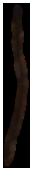
#> input picture UV_synthesis/back_stripes/back_r/r4.png, 38 x 170 px, found by its file name
$ python back_r4.py
#> lines starting #> are read from the running program, lines starting #| are printed output that depends on the picture; after the words box and inside, x2 and y2 are one past the last pixel; in counts of white or black regions, pixels touching at a corner belong together
'''
r1
'''

import cv2
import numpy as np
import math
import matplotlib.pyplot as plt

def localTranslationWarpFastWithStrength(srcImg, startX, startY, endX, endY, radius, strength):
    ddradius = float(radius * radius)
    copyImg = np.zeros(srcImg.shape, np.uint8)
    copyImg = srcImg.copy()

    maskImg = np.zeros(srcImg.shape[:2], np.uint8)
    cv2.circle(maskImg, (startX, startY), math.ceil(radius), (255, 255, 255), -1)

    K0 = 100 / strength

    # 计算公式中的|m-c|^2
    ddmc_x = (endX - startX) * (endX - startX)
    ddmc_y = (endY - startY) * (endY - startY)
    H, W, C = srcImg.shape

    mapX = np.vstack([np.arange(W).astype(np.float32).reshape(1, -1)] * H)
    mapY = np.hstack([np.arange(H).astype(np.float32).reshape(-1, 1)] * W)

    distance_x = (mapX - startX) * (mapX - startX)
    distance_y = (mapY - startY) * (mapY - startY)
    distance = distance_x + distance_y
    K1 = np.sqrt(distance)
    ratio_x = (ddradius - distance_x) / (ddradius - distance_x + K0 * ddmc_x)
    ratio_y = (ddradius - distance_y) / (ddradius - distance_y + K0 * ddmc_y)
    ratio_x = ratio_x * ratio_x
    ratio_y = ratio_y * ratio_y

    UX = mapX - ratio_x * (endX - startX) * (1 - K1 / radius)
    UY = mapY - ratio_y * (endY - startY) * (1 - K1 / radius)

    np.copyto(UX, mapX, where=maskImg == 0)
    np.copyto(UY, mapY, where=maskImg == 0)
    UX = UX.astype(np.float32)
    UY = UY.astype(np.float32)
    copyImg = cv2.remap(srcImg, UX, UY, interpolation=cv2.INTER_LINEAR)

    return copyImg


#连续变换并保存j次图像
for j in range(8):

    # 读取图像，包括透明度通道
    img = cv2.imread('back_stripes/back_r/r4.png', cv2.IMREAD_UNCHANGED)
#> img is the input picture: shape (170, 38, 4); mean B, G, R, A 84.1, 86, 89.9, 45.8

    # 定义原始关键点
    src_points = np.int_([[17,11],[9,151]])

    # 获取图像中心坐标
    #center = (warped_img.shape[1] // 2, warped_img.shape[0] // 2)
    center = (18,84)

    # 生成随机值
    rand_val = np.random.randint(1, 30)

    # 计算新的关键点，并转换为int
    dst_points = (src_points + np.random.randint(-rand_val, rand_val, src_points.shape)).astype(np.int_)

    #对每个关键点使用localTranslationWarpFastWithStrength函数
    for i in range(len(src_points)):
        img = localTranslationWarpFastWithStrength(img, src_points[i][0], src_points[i][1], dst_points[i][0], dst_points[i][1], 200, 200)
#> this loop made 2 passes
#> (ddmc_x in localTranslationWarpFastWithStrength, ddmc_y in localTranslationWarpFastWithStrength) on passes 1 to 2: (4, 64), (169, 100)
#> pass 1, in localTranslationWarpFastWithStrength, `distance_x = (mapX - startX) * (mapX - startX)`:
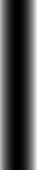
#> distance_x: shape (170, 38) float32; min 0, max 400, mean 122.5; drawn with min black and max white
#> pass 1, in localTranslationWarpFastWithStrength, `distance_y = (mapY - startY) * (mapY - startY)`:
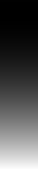
#> distance_y: shape (170, 38) float32; min 0, max 24964, mean 7810.5; drawn with min black and max white
#> pass 1, in localTranslationWarpFastWithStrength, `K1 = np.sqrt(distance)`:
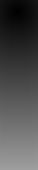
#> K1: shape (170, 38) float32; min 0, max 159.3, mean 76
#> after the loop:
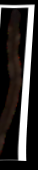
#> img: shape (170, 38, 4); mean B, G, R, A 51, 52.6, 55.7, 36.6


    #将变换后的新的关键点转换为np.float32
    src_points = dst_points.astype(np.float32)

    #定义矩阵变换关键点的新的随机值
    rand_val = np.random.randint(1, 5)

    #计算新的关键点，并转换为float32
    dst_points = (src_points + np.random.randint(-rand_val, rand_val, src_points.shape)).astype(np.float32)


    #计算关键点的最大垂直距离,也就是y坐标的最大值减去最小值
    max_y = np.max(dst_points[:,1])
    min_y = np.min(dst_points[:,1])
    y_distance = max_y - min_y
    print('dst_points=',dst_points)
    print('y_distance=',y_distance)


    # 计算仿射变换矩阵
    #matrix = cv2.getPerspectiveTransform(src_points, dst_points)

    # 对图像进行扭曲，边界外的值设为透明
    #warped_img = cv2.warpPerspective(img, matrix, (img.shape[1], img.shape[0]), borderValue=(0,0,0,0))
    warped_img = img

    # 生成随机旋转角度和缩放因子
    angle = np.random.uniform(0, 0)  # 旋转角度
    scale = np.random.uniform(0.4, 0.8)  # 缩放因子
    scale = 0.5


    #计算新的y_distance,计算方法为原来的y)distance乘上cos(angle)再乘上scale
    y_distance = y_distance * math.cos(math.radians(angle)) * scale
    #将y_distance转换为int
    y_distance = int(y_distance)

    print('angle=',angle)
    print('scale=',scale)
    print('y_distance=',y_distance)


    # 计算旋转缩放矩阵
    rot_matrix = cv2.getRotationMatrix2D(center, angle, scale)

    # 对扭曲后的图像进行旋转和缩放`
    final_img = cv2.warpAffine(warped_img, rot_matrix, (warped_img.shape[1], warped_img.shape[0]), borderValue=(0,0,0,0))
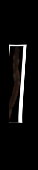
#> final_img: shape (170, 38, 4); mean B, G, R, A 12.8, 13.2, 14, 9.3

    # 保存扭曲后的图像
    copyImg = final_img

    # 如果图像是RGB格式，将其转换为RGBA
    if copyImg.shape[2] == 3:
        copyImg = cv2.cvtColor(copyImg, cv2.COLOR_RGB2RGBA)

    # 获取所有白色（也可以是其他颜色）的像素点
    white_pixels = (copyImg[..., :3] == [255, 255, 255]).all(axis=2)
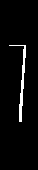
#> white_pixels: shape (170, 38) bool; 3.5% white; 1 white region, box (x1, y1, x2, y2) and area: (9, 45, 26, 122) 226

    # 将所有白色（也可以是其他颜色）的像素点设置为透明
    copyImg[white_pixels, 3] = 0

    # # 保存图像
    # cv2.imwrite('copyImg.png', copyImg)
    #保存第j次变换后的图像
    cv2.imwrite('stripes_back/r4' + str(j) + '.png', copyImg)

    #将y_distance保存到文件中
    with open('stripes_back/r4' + str(j) + '.txt','w') as f:
        f.write(str(y_distance) + '\n')
